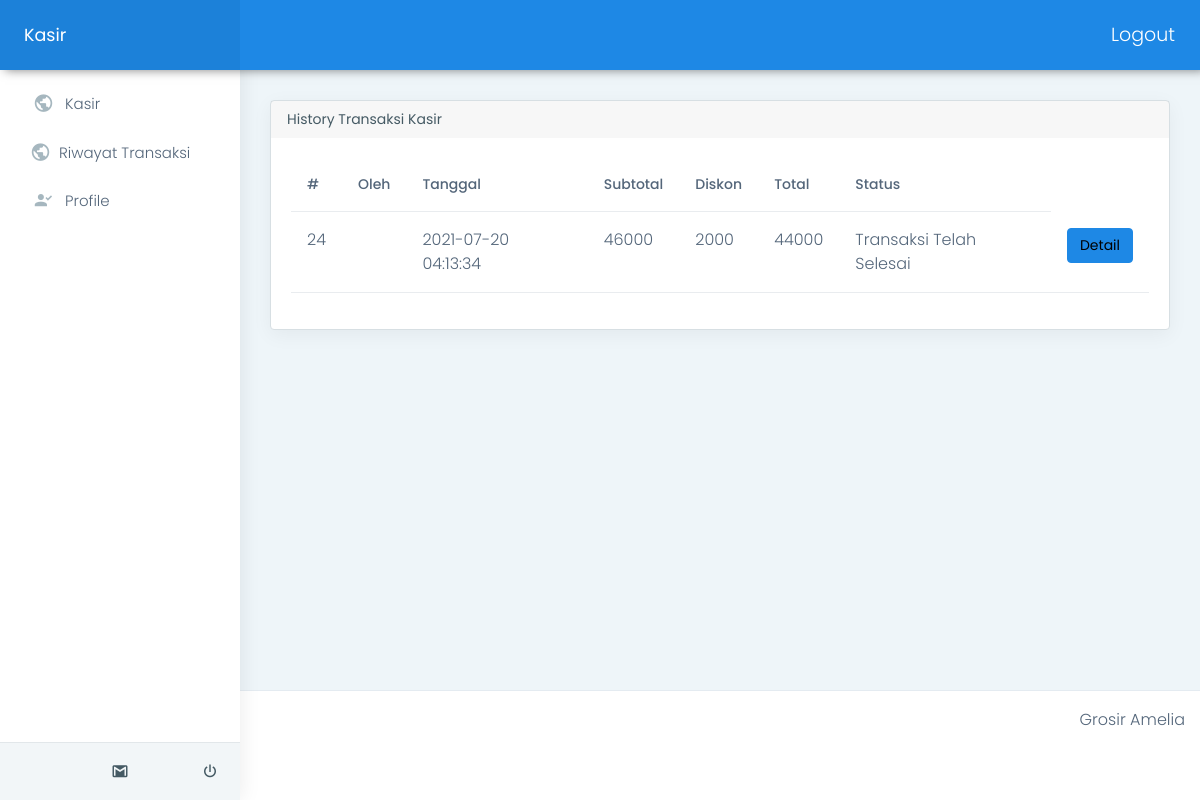
/kasir/index.php?page=kasir&modul=historytransaksi (signed in), run on the app's committed database.
### tables this page shows
CREATE TABLE `tb_transaksi` (
  `Id_transaksi` int(11) NOT NULL,
  `Id_pelanggan` varchar(20) DEFAULT NULL,
  `Tanggal_transaksi` datetime DEFAULT CURRENT_TIMESTAMP,
  `diskon` double DEFAULT NULL,
  `subtotal` double DEFAULT NULL,
  `Total_bayar` varchar(20) DEFAULT NULL,
  `status` varchar(20) DEFAULT NULL,
  `order_by` varchar(40) DEFAULT NULL,
  `metode_bayar` varchar(40) DEFAULT NULL,
  `struk_gambar` varchar(100) DEFAULT NULL
);

### kasir/transaksi/history.php (the view, shortened to what this page needs)
<div class="card">
    <div class="card-header">
        History Transaksi Kasir
    </div>
    <div class="card-body">
        <table class="table user-table">
            <thead>
                <tr>
                <th class="border-top-0">#</th>
                    <th class="border-top-0">Oleh</th>
                    <th class="border-top-0">Tanggal</th>
                    <th class="border-top-0">Subtotal</th>
                    <th class="border-top-0">Diskon</th>
                    <th class="border-top-0">Total</th>
                    <th class="border-top-0">Status</th>
                </tr>
            </thead>
            <tbody>
                <?php
                    $query="SELECT
                            T.Tanggal_transaksi AS date,T.Total_bayar,T.status,T.Id_transaksi,T.subtotal,T.diskon,
                            CONCAT(U.fname,' ',U.lname) AS oleh
                            FROM tb_transaksi T
                            LEFT JOIN users U ON U.unique_id=T.Id_pelanggan
                            ORDER BY T.Tanggal_transaksi DESC";
                    $result=mysqli_query($conn,$query);
                    while($row=mysqli_fetch_assoc($result)){
                        if(($row['status']=='3' || $row['status']=='4') && $row['oleh'] == NULL){?>
                            <tr>
                                <td><?php echo $row['Id_transaksi']?></td>
                                <td><?php echo $row['oleh'] ?></td>
                                <td><?php echo $row['date']?></td>
                                <td><?php echo $row['subtotal']?></td>
                                <td><?php echo $row['diskon']?></td>
                                <td><?php echo $row['subtotal'] - $row['diskon'] ?></td>
                                <td><?php echo $row['status'] == '3' ? 'Menunggu Konfirmasi Pelanggan' : 'Transaksi Telah Selesai' ?></td>
                                <td>
                                <a class='btn btn-info' href="/ricemil/kasir/index.php?page=kasir&modul=historytransaksidetail&id=<?php echo $row['Id_transaksi'] ?>">Detail</a>
                                </td>
                            </tr>
                <?php
                    }}
                ?>
            </tbody>
        </table>
    </div>
</div>

### data on the page
tb_transaksi: Id_transaksi "24", Tanggal_transaksi "2021-07-20 04:13:34", subtotal "46000", diskon "2000", $row['subtotal'] - $row['diskon'] "44000", status "Transaksi Telah Selesai"
